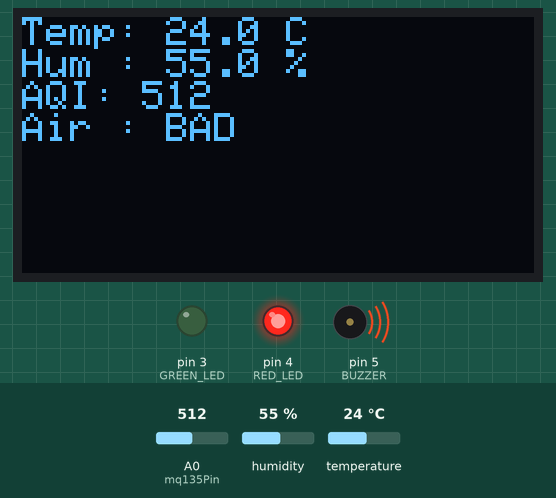
The sketch below on a simulated Arduino Uno, built with avr-gcc and run on an emulated ATmega328P. Shown: 128×64 one-colour display, output pins drawn as LEDs (lit = HIGH), buzzer (waves = sounding, pin HIGH). Dashed ring = blinking. Inputs (shaded band) come from the test bench; at power-on: A0 (mq135Pin) = 512, humidity 55 %, temperature 24 °C.

Above: at 3.2 s.
3.3 s: A0 (mq135Pin) set to 310
At 4.07 s:
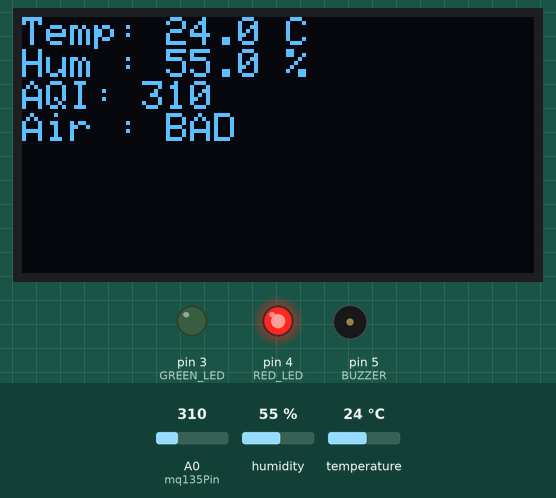
5.4 s: A0 (mq135Pin) set to 291
At 6.52 s:
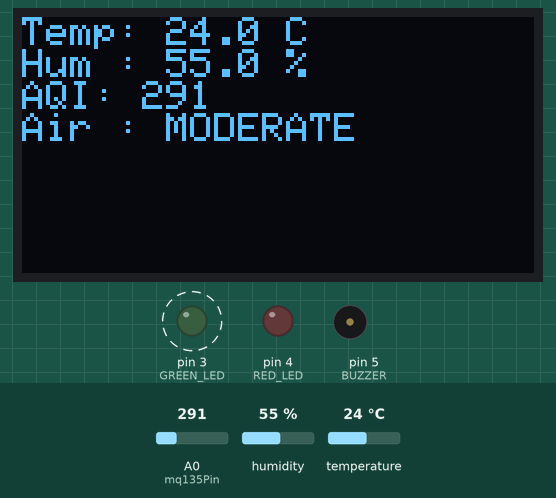
7.7 s: A0 (mq135Pin) set to 109
At 9.58 s:
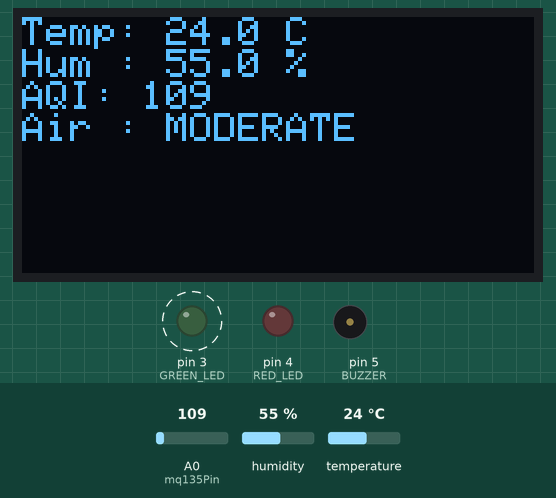
9.6 s: A0 (mq135Pin) set to 92
At 10.1 s:
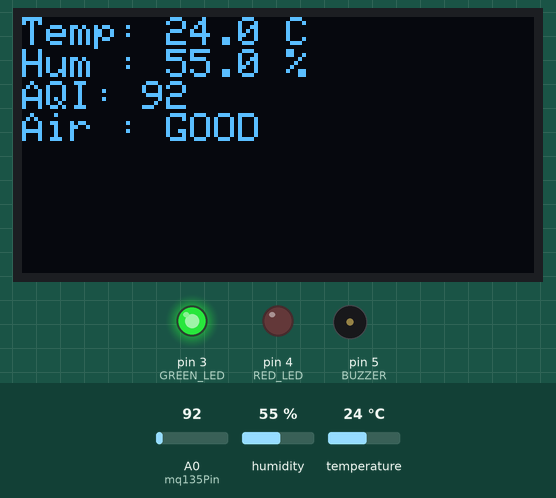
11.2 s: humidity set to 22 %
At 13.6 s:
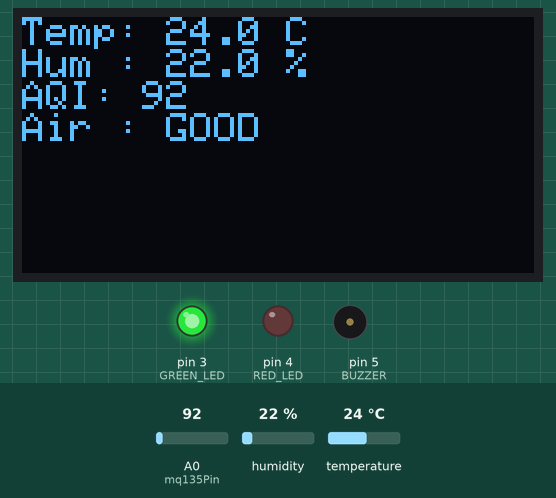
14.6 s: temperature set to 12 °C
At 16.9 s:
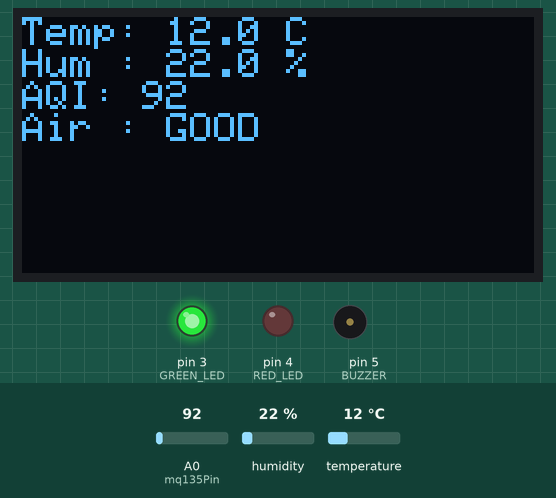
Timing chart, 0 to 17.9 s (numbered marks = the images above; inputs shaded):
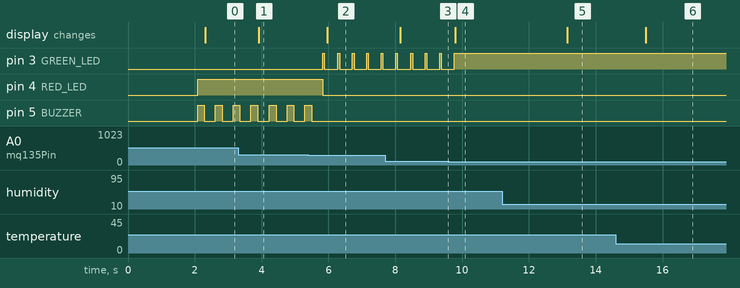

Measured:
- the behaviour switches between 301 and 300 on A0 (mq135Pin) (found by bisection; images 1 and 2)
- the behaviour switches between 101 and 100 on A0 (mq135Pin) (found by bisection; images 3 and 4)
- after the input at 3.3 s, the display: changes after 0.61 s (image 1)
- after the input at 5.4 s, pin 3 (GREEN_LED): alternates HIGH for 0.05 s and LOW for 0.38 s, starting after 0.43 s; pin 4 (RED_LED): HIGH → LOW after 0.43 s; pin 5 (BUZZER): goes on until 5.5 s, then stays LOW; the display: changes after 0.56 s (image 2)
- after the input at 7.7 s, the display: changes after 0.44 s (image 3)
- after the input at 9.6 s, pin 3 (GREEN_LED): goes on until 9.8 s, then stays HIGH; the display: changes after 0.19 s (image 4)
- after the input at 11.2 s, the display: changes after 2.0 s (image 5)
- after the input at 14.6 s, the display: changes after 0.90 s (image 6)

The sketch:

CODE.ino
```cpp
#include <Wire.h>
#include <Adafruit_GFX.h>
#include <Adafruit_SSD1306.h>
#include <DHT.h>

/* ------------ OLED Config ------------ */
#define SCREEN_WIDTH 128
#define SCREEN_HEIGHT 64

// I2C OLED on address 0x3C (most common)
Adafruit_SSD1306 display(SCREEN_WIDTH, SCREEN_HEIGHT, &Wire, -1);

/* ------------ Sensor & IO Pins ------------ */

#define DHTPIN    2
#define DHTTYPE   DHT11
DHT dht(DHTPIN, DHTTYPE);

const int mq135Pin = A0;

#define GREEN_LED 3
#define RED_LED   4
#define BUZZER    5

/* ------------ MQ135 Thresholds (RAW) ------------ */
/*
 * Tune these after watching mqRaw values.
 * For now:
 *  0   - 100  : GOOD
 *  101 - 300  : MODERATE
 *  >300       : BAD
 */
const int MQ_GOOD_MAX     = 100;
const int MQ_MODERATE_MAX = 300;

void setup() {
  // LED + Buzzer pins
  pinMode(GREEN_LED, OUTPUT);
  pinMode(RED_LED, OUTPUT);
  pinMode(BUZZER, OUTPUT);

  digitalWrite(GREEN_LED, LOW);
  digitalWrite(RED_LED, LOW);
  digitalWrite(BUZZER, LOW);

  // Start DHT
  dht.begin();

  // Start OLED
  if (!display.begin(SSD1306_SWITCHCAPVCC, 0x3C)) {
    // If OLED init fails, stay here
    while (true) {
      digitalWrite(RED_LED, HIGH);
      delay(200);
      digitalWrite(RED_LED, LOW);
      delay(200);
    }
  }

  display.clearDisplay();
  display.setTextSize(1);
  display.setTextColor(SSD1306_WHITE);

  // Simple splash screen
  display.setCursor(0, 0);
  display.println("Air Quality Monitor");
  display.println("MQ135 + DHT11 + OLED");
  display.display();
  delay(2000);
}

void loop() {
  // ---- Read sensors ----
  int mqRaw = analogRead(mq135Pin);
  float humidity = dht.readHumidity();
  float temperature = dht.readTemperature(); // deg C

  // ---- DHT11 Error Handling ----
  if (isnan(humidity) || isnan(temperature)) {
    // Show error on OLED
    display.clearDisplay();
    display.setCursor(0, 0);
    display.println("DHT11 ERROR!");
    display.println("Check wiring");
    display.display();

    // Indicate error with red LED
    digitalWrite(GREEN_LED, LOW);
    digitalWrite(RED_LED, HIGH);
    digitalWrite(BUZZER, LOW);

    delay(1000);
    return; // skip rest of loop
  }

  // ---- Classify Air Quality ----
  int airStatus = 0;        // 0 = GOOD, 1 = MODERATE, 2 = BAD
  const char *airText = ""; // text for OLED

  if (mqRaw <= MQ_GOOD_MAX) {
    airStatus = 0;
    airText = "GOOD";
  } else if (mqRaw <= MQ_MODERATE_MAX) {
    airStatus = 1;
    airText = "MODERATE";
  } else {
    airStatus = 2;
    airText = "BAD";
  }

  // ---- Control LEDs & Buzzer ----
  if (airStatus == 0) {
    // GOOD: Green ON solid, others OFF
    digitalWrite(GREEN_LED, HIGH);
    digitalWrite(RED_LED, LOW);
    digitalWrite(BUZZER, LOW);
  }
  else if (airStatus == 1) {
    // MODERATE: only GREEN fast blink, no red, no buzzer
    digitalWrite(RED_LED, LOW);
    digitalWrite(BUZZER, LOW);

    digitalWrite(GREEN_LED, HIGH);
    delay(50);
    digitalWrite(GREEN_LED, LOW);
    delay(50);
  }
  else {
    // BAD: Red ON, Green OFF, buzzer beeps
    digitalWrite(GREEN_LED, LOW);
    digitalWrite(RED_LED, HIGH);

    digitalWrite(BUZZER, HIGH);
    delay(200);
    digitalWrite(BUZZER, LOW);
    // remaining delay at end of loop
  }

  // ---- Show values on OLED ----
  display.clearDisplay();
  display.setCursor(0, 0);

  display.print("Temp: ");
  display.print(temperature, 1);
  display.println(" C");

  display.print("Hum : ");
  display.print(humidity, 1);
  display.println(" %");

  display.print("AQI: ");
  display.println(mqRaw);

  display.print("Air : ");
  display.println(airText);

  display.display();

  // ---- Delay between updates ----
  // For GOOD/MODERATE we already used some delay; here we add a bit more
  delay(300);
}
```
